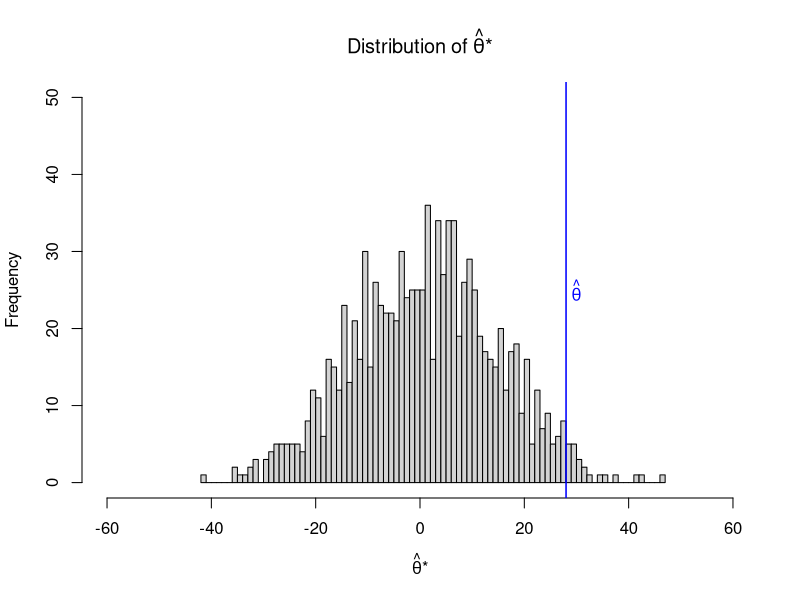

The R script that drew this image:
## ---- chunk 1
knitr::opts_chunk$set(echo = TRUE)
library(knitr)
## ---- chunk 2
treatment = c(90, 91, 68, 90, 167, 26, 38, 89, 88, 99, 41, 123, 76, 88, 79, 96, 79, 122, 11, 23) 

control = c(52, 104, 146, 27, 46, 120, 5, 15, 11, 48, 30, 40, 8, 42, 74)
## ---- chunk 3
# This code was sourced in part from the original poster's updated code: 
# https://stats.stackexchange.com/questions/176691/running-a-permutation-test-with-different-sample-sizes-in-r/176714

# Calculate the base statistic ybar - zbar
theta_hat <- mean(treatment) - mean(control)

# Create vector of zeros to compare the sample permutation test statistics against
dif <- integer(1000)

# Create vector of the differences between the sample permutation's means and the null (0)
for (i in 1:length(dif)) {
        samp <- sample(x = c(treatment, control),
                       replace = FALSE)

        samp_treat <- samp[1:20]
        samp_con <- samp[21:35]
        
        dif[i] <- mean(samp_treat) - mean(samp_con)
}
## ---- chunk 4
# Histogram of the differences
hist(dif, 
     xlim = c(-60, 60),
     ylim = c(0, 50),
     breaks = 100,
     main = expression(Distribution~of~hat(theta)*"*"),
     xlab = expression(hat(theta)*"*")
)

abline(v = theta_hat,
       col = "blue",
       lwd = 1.5
)

text(theta_hat + 2, 25, expression(hat(theta)), col = "blue")

# Get p-value using the absolute differences
p_value <- sum(abs(dif) > abs(theta_hat))/length(dif)

## ---- chunk 5


## ---- chunk 6
# Define number of iterations
nit <- 10

# Define the matrices into which the treatment boostrap and control bootstrap samples will be stored, and the vector in which the differences between the means will be stored.
bootT <- matrix(data = NA, 
                nrow = nit, 
                ncol = length(treatment),
                dimnames = list(c(1:nit),
                                c(1:length(treatment))
                                )
                )

bootC <- matrix(data = NA, 
                nrow = nit, 
                ncol = length(control),
                dimnames = list(c(1:nit),
                                c(1:length(control))
                                )
                )
bootDiff <- c()

# Run bootstrap for the number of iterations as defined by nit
for (i in 1:nit) {
    # Collect bootstrap samples for the treatment 
        bootT[i,] <- sample(x = treatment,
                            size = length(treatment),
                            replace = TRUE
                            )
        
    # Collect bootstrap samples for the control
        bootC[i,] <- sample(x = control,
                            size = length(control),
                            replace = TRUE
                            )
        
    # Collect the difference between the means of the treatment and control bootstrap samples 
        bootDiff[i] <- mean(bootT[[i]]) - mean(bootC[[i]])
}

## ---- chunk 7
# Create function to find the standard error given a matrix of bootstrap samples and the number of repeats done in the bootstrap
find.st.err <- function(samp = NULL, repeats = NULL) {
    # Calculate the means of the bootstrap samples        
        means <- rowMeans(samp)
        
    # Calculate the mean of the bootstrap means
        theta <- sum(means)/repeats
        
    # Collect the sum of the squared bootstrap means minue theta
        temp <- c()
        for (i in 1:repeats) {temp[i] <- (means[i]-theta)^2}
        
    # Calculate the standard error
        sigma <- sqrt(sum(temp)/repeats)

}

## ---- chunk 8
# Find the standard error of the treatment bootstrap
sterr_treat <- find.st.err(bootT, nit)

# Find the standard deviation of the original treatment sample
sd_treat <- sqrt(var(treatment)/length(treatment))

## ---- chunk 9
# Find the standard error of the control bootstrap
sterr_con <- find.st.err(bootC, nit)

# Find the standard deviation of the original control sample
sd_con <- sqrt(var(control)/length(control))

## ---- chunk 10
# Calculate the standard error of the difference in means
sterr_diff <- sqrt(sterr_treat^2 + sterr_con^2)

## ---- chunk 11


## ---- chunk 12


